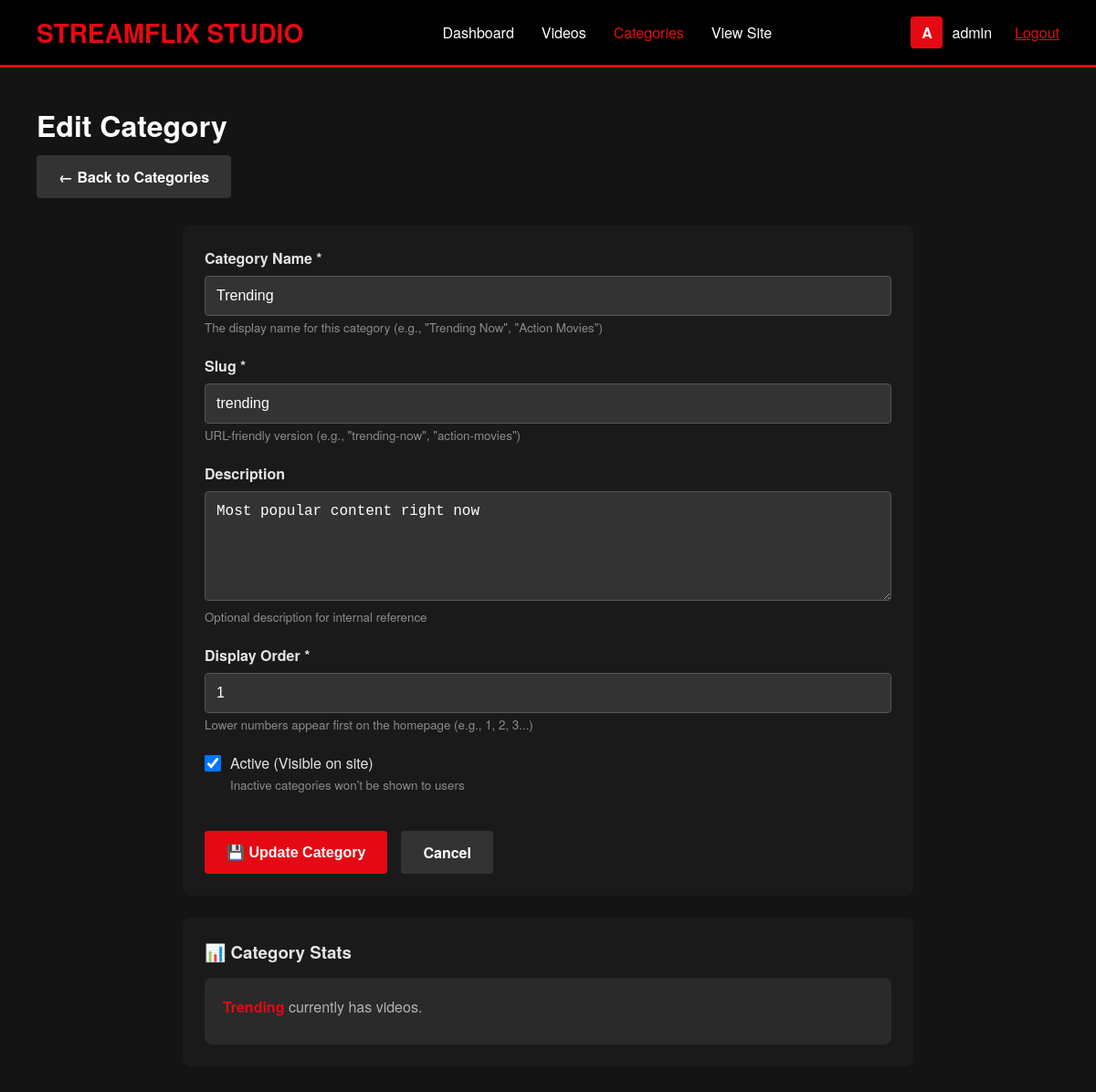
Page /content-manager/categories/1/edit/ (signed in) on the committed database.
### netflix/models.py (models this page shows, shortened)
class Category(models.Model):
    name = models.CharField(max_length=100, unique=True)
    slug = models.SlugField(max_length=100, unique=True)
    description = models.TextField(blank=True)
    order = models.IntegerField(default=0, help_text="Display order on homepage (lower numbers first)")
    is_active = models.BooleanField(default=True)
    created_at = models.DateTimeField(auto_now_add=True)
    class Meta:
        verbose_name_plural = "Categories"
        ordering = ['order', 'name']

### netflix/admin_views.py (the view, shortened to what this page needs)
# urls.py: path('content-manager/categories/<int:category_id>/edit/', admin_views.admin_category_edit, name='admin_category_edit'),
@login_required
@user_passes_test(is_staff_user)
def admin_category_edit(request, category_id=None):
    category = None
    if category_id:
        category = get_object_or_404(Category, id=category_id)
    context = {'category': category}
    return render(request, 'netflix/admin/category_edit.html', context)

### netflix/admin_views.py (called while the page is built)
def is_staff_user(user):
    return user.is_staff or user.is_superuser

### netflix/templates/netflix/admin/category_edit.html (shortened to what this page needs)
{% extends 'netflix/admin/base.html' %}
{% block content %}
<div class="admin-header">
    <h1 class="admin-title">{% if category %}Edit Category{% else %}Add New Category{% endif %}</h1>
    <a href="{% url 'netflix:admin_category_list' %}" class="btn btn-secondary">← Back to Categories</a>
</div>
<div class="admin-card" style="max-width: 800px; margin: 0 auto;">
    <form method="POST" action="">
        <div class="form-group">
            <label class="form-label">Category Name *</label>
            <input type="text" name="name" class="form-control" value="{{ category.name }}" required>
            <small style="color: #8c8c8c;">The display name for this category (e.g., "Trending Now", "Action Movies")</small>
        </div>
        <div class="form-group">
            <label class="form-label">Slug *</label>
            <input type="text" name="slug" class="form-control" value="{{ category.slug }}" required>
            <small style="color: #8c8c8c;">URL-friendly version (e.g., "trending-now", "action-movies")</small>
        </div>
        <div class="form-group">
            <label class="form-label">Description</label>
            <textarea name="description" class="form-control" rows="4">{{ category.description }}</textarea>
            <small style="color: #8c8c8c;">Optional description for internal reference</small>
        </div>
        <div class="form-group">
            <label class="form-label">Display Order *</label>
            <input type="number" name="order" class="form-control" value="{{ category.order|default:1 }}" min="1" required>
            <small style="color: #8c8c8c;">Lower numbers appear first on the homepage (e.g., 1, 2, 3...)</small>
        </div>
        <div class="form-group">
            <label style="display: flex; align-items: center; cursor: pointer; color: #e5e5e5;">
                <input
                    type="checkbox"
                    name="is_active"
                    value="true"
                    {% if category.is_active or not category %}checked{% endif %}
                    style="margin-right: 10px; width: 18px; height: 18px; cursor: pointer;"
                >
                <span>Active (Visible on site)</span>
            </label>
            <small style="color: #8c8c8c; margin-left: 28px;">Inactive categories won't be shown to users</small>
        </div>
        <div style="margin-top: 40px; display: flex; gap: 15px;">
            <button type="submit" class="btn btn-primary">
                {% if category %}💾 Update Category{% else %}➕ Create Category{% endif %}
            </button>
            <a href="{% url 'netflix:admin_category_list' %}" class="btn btn-secondary">Cancel</a>
        </div>
    </form>
</div>
{% if category %}
<div class="admin-card" style="max-width: 800px; margin: 24px auto 0;">
    <h3 style="color: #e5e5e5; margin-bottom: 15px;">
        📊 Category Stats
    </h3>
    <div style="background: #2a2a2a; padding: 20px; border-radius: 8px;">
        <p style="color: #b3b3b3; margin-bottom: 10px;">
            <strong style="color: #E50914;">{{ category.name }}</strong> currently has
            <strong style="color: #46d369;">{{ category.video_set.count }}</strong> video{% if category.video_set.count != 1 %}s{% endif %}.
        </p>
    </div>
</div>
{% endif %}
{% endblock %}

### netflix/templates/netflix/admin/base.html (shortened to what this page needs)
<!DOCTYPE html>
<html lang="en">
<head>
</head>
<body>
    <nav class="admin-nav">
        <a href="{% url 'netflix:admin_dashboard' %}" class="admin-logo">STREAMFLIX STUDIO</a>
        <ul class="admin-menu">
            <li><a href="{% url 'netflix:admin_dashboard' %}" {% if request.resolver_match.url_name == 'admin_dashboard' %}class="active"{% endif %}>Dashboard</a></li>
            <li><a href="{% url 'netflix:admin_video_list' %}" {% if 'video' in request.resolver_match.url_name %}class="active"{% endif %}>Videos</a></li>
            <li><a href="{% url 'netflix:admin_category_list' %}" {% if 'category' in request.resolver_match.url_name %}class="active"{% endif %}>Categories</a></li>
            <li><a href="{% url 'netflix:home' %}">View Site</a></li>
        </ul>
        <div class="admin-user">
            <div class="admin-user-icon">{{ request.user.username|first|upper }}</div>
            <span>{{ request.user.username }}</span>
            <a href="{% url 'netflix:logout' %}" style="margin-left: 15px; color: #E50914;">Logout</a>
        </div>
    </nav>
    <div class="admin-container">
        {% block content %}
        {% endblock %}
    </div>
</body>
</html>

### rows in the picture
Category: name "Trending", slug "trending", description "Most popular content right now", order "1", is_active "☑"

### other values in the picture
{{ request.user.username|first|upper }} "A"
{{ request.user.username }} "admin"
